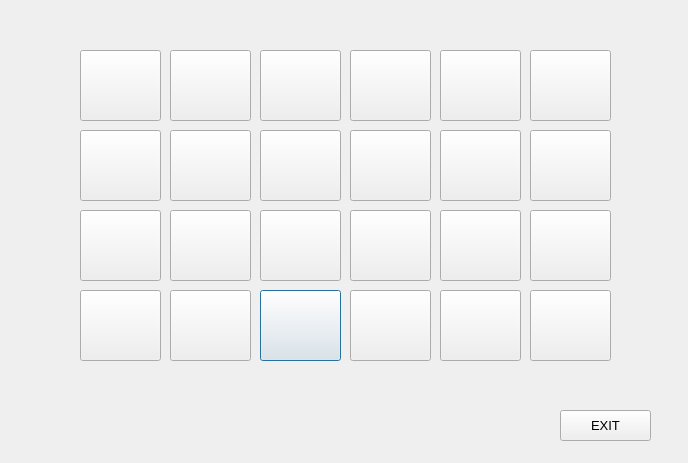
<?xml version="1.0" encoding="UTF-8"?>
<ui version="4.0">
 <class>playwindow</class>
 <widget class="QDialog" name="playwindow">
  <property name="geometry">
   <rect>
    <x>0</x>
    <y>0</y>
    <width>688</width>
    <height>463</height>
   </rect>
  </property>
  <property name="windowTitle">
   <string>Dialog</string>
  </property>
  <widget class="QPushButton" name="btn_22">
   <property name="geometry">
    <rect>
     <x>260</x>
     <y>290</y>
     <width>81</width>
     <height>71</height>
    </rect>
   </property>
   <property name="text">
    <string/>
   </property>
  </widget>
  <widget class="QPushButton" name="btn_7">
   <property name="geometry">
    <rect>
     <x>350</x>
     <y>130</y>
     <width>81</width>
     <height>71</height>
    </rect>
   </property>
   <property name="text">
    <string/>
   </property>
  </widget>
  <widget class="QPushButton" name="btn_4">
   <property name="geometry">
    <rect>
     <x>350</x>
     <y>50</y>
     <width>81</width>
     <height>71</height>
    </rect>
   </property>
   <property name="text">
    <string/>
   </property>
  </widget>
  <widget class="QPushButton" name="btn_20">
   <property name="geometry">
    <rect>
     <x>440</x>
     <y>290</y>
     <width>81</width>
     <height>71</height>
    </rect>
   </property>
   <property name="text">
    <string/>
   </property>
  </widget>
  <widget class="QPushButton" name="btn_3">
   <property name="geometry">
    <rect>
     <x>260</x>
     <y>50</y>
     <width>81</width>
     <height>71</height>
    </rect>
   </property>
   <property name="text">
    <string/>
   </property>
  </widget>
  <widget class="QPushButton" name="btn_14">
   <property name="geometry">
    <rect>
     <x>170</x>
     <y>210</y>
     <width>81</width>
     <height>71</height>
    </rect>
   </property>
   <property name="text">
    <string/>
   </property>
  </widget>
  <widget class="QPushButton" name="btn_5">
   <property name="geometry">
    <rect>
     <x>440</x>
     <y>50</y>
     <width>81</width>
     <height>71</height>
    </rect>
   </property>
   <property name="text">
    <string/>
   </property>
  </widget>
  <widget class="QPushButton" name="btn_16">
   <property name="geometry">
    <rect>
     <x>260</x>
     <y>210</y>
     <width>81</width>
     <height>71</height>
    </rect>
   </property>
   <property name="text">
    <string/>
   </property>
  </widget>
  <widget class="QPushButton" name="btn_21">
   <property name="geometry">
    <rect>
     <x>170</x>
     <y>290</y>
     <width>81</width>
     <height>71</height>
    </rect>
   </property>
   <property name="text">
    <string/>
   </property>
  </widget>
  <widget class="QPushButton" name="btn_8">
   <property name="geometry">
    <rect>
     <x>170</x>
     <y>130</y>
     <width>81</width>
     <height>71</height>
    </rect>
   </property>
   <property name="text">
    <string/>
   </property>
  </widget>
  <widget class="QPushButton" name="btn_17">
   <property name="geometry">
    <rect>
     <x>80</x>
     <y>210</y>
     <width>81</width>
     <height>71</height>
    </rect>
   </property>
   <property name="text">
    <string/>
   </property>
  </widget>
  <widget class="QPushButton" name="btn_11">
   <property name="geometry">
    <rect>
     <x>80</x>
     <y>130</y>
     <width>81</width>
     <height>71</height>
    </rect>
   </property>
   <property name="text">
    <string/>
   </property>
  </widget>
  <widget class="QPushButton" name="btn_13">
   <property name="geometry">
    <rect>
     <x>440</x>
     <y>210</y>
     <width>81</width>
     <height>71</height>
    </rect>
   </property>
   <property name="text">
    <string/>
   </property>
  </widget>
  <widget class="QPushButton" name="btn_15">
   <property name="geometry">
    <rect>
     <x>350</x>
     <y>210</y>
     <width>81</width>
     <height>71</height>
    </rect>
   </property>
   <property name="text">
    <string/>
   </property>
  </widget>
  <widget class="QPushButton" name="btn_23">
   <property name="geometry">
    <rect>
     <x>350</x>
     <y>290</y>
     <width>81</width>
     <height>71</height>
    </rect>
   </property>
   <property name="text">
    <string/>
   </property>
  </widget>
  <widget class="QPushButton" name="btn_10">
   <property name="geometry">
    <rect>
     <x>530</x>
     <y>130</y>
     <width>81</width>
     <height>71</height>
    </rect>
   </property>
   <property name="text">
    <string/>
   </property>
  </widget>
  <widget class="QPushButton" name="btn_2">
   <property name="geometry">
    <rect>
     <x>170</x>
     <y>50</y>
     <width>81</width>
     <height>71</height>
    </rect>
   </property>
   <property name="text">
    <string/>
   </property>
  </widget>
  <widget class="QPushButton" name="btn_1">
   <property name="geometry">
    <rect>
     <x>80</x>
     <y>50</y>
     <width>81</width>
     <height>71</height>
    </rect>
   </property>
   <property name="text">
    <string/>
   </property>
  </widget>
  <widget class="QPushButton" name="btn_24">
   <property name="geometry">
    <rect>
     <x>80</x>
     <y>290</y>
     <width>81</width>
     <height>71</height>
    </rect>
   </property>
   <property name="text">
    <string/>
   </property>
  </widget>
  <widget class="QPushButton" name="btn_9">
   <property name="geometry">
    <rect>
     <x>260</x>
     <y>130</y>
     <width>81</width>
     <height>71</height>
    </rect>
   </property>
   <property name="text">
    <string/>
   </property>
  </widget>
  <widget class="QPushButton" name="btn_6">
   <property name="geometry">
    <rect>
     <x>530</x>
     <y>50</y>
     <width>81</width>
     <height>71</height>
    </rect>
   </property>
   <property name="text">
    <string/>
   </property>
  </widget>
  <widget class="QPushButton" name="btn_19">
   <property name="geometry">
    <rect>
     <x>530</x>
     <y>290</y>
     <width>81</width>
     <height>71</height>
    </rect>
   </property>
   <property name="text">
    <string/>
   </property>
  </widget>
  <widget class="QPushButton" name="btn_12">
   <property name="geometry">
    <rect>
     <x>440</x>
     <y>130</y>
     <width>81</width>
     <height>71</height>
    </rect>
   </property>
   <property name="text">
    <string/>
   </property>
  </widget>
  <widget class="QPushButton" name="btn_18">
   <property name="geometry">
    <rect>
     <x>530</x>
     <y>210</y>
     <width>81</width>
     <height>71</height>
    </rect>
   </property>
   <property name="text">
    <string/>
   </property>
  </widget>
  <widget class="QPushButton" name="btn_exitGp">
   <property name="geometry">
    <rect>
     <x>560</x>
     <y>410</y>
     <width>91</width>
     <height>31</height>
    </rect>
   </property>
   <property name="font">
    <font>
     <pointsize>10</pointsize>
    </font>
   </property>
   <property name="text">
    <string>EXIT</string>
   </property>
  </widget>
  <widget class="QLabel" name="lbl_stopwatch">
   <property name="geometry">
    <rect>
     <x>30</x>
     <y>380</y>
     <width>201</width>
     <height>61</height>
    </rect>
   </property>
   <property name="font">
    <font>
     <pointsize>24</pointsize>
    </font>
   </property>
   <property name="text">
    <string/>
   </property>
  </widget>
  <widget class="QLabel" name="lbl_tries">
   <property name="geometry">
    <rect>
     <x>330</x>
     <y>380</y>
     <width>81</width>
     <height>61</height>
    </rect>
   </property>
   <property name="font">
    <font>
     <pointsize>28</pointsize>
    </font>
   </property>
   <property name="text">
    <string/>
   </property>
  </widget>
 </widget>
 <resources/>
 <connections/>
</ui>
